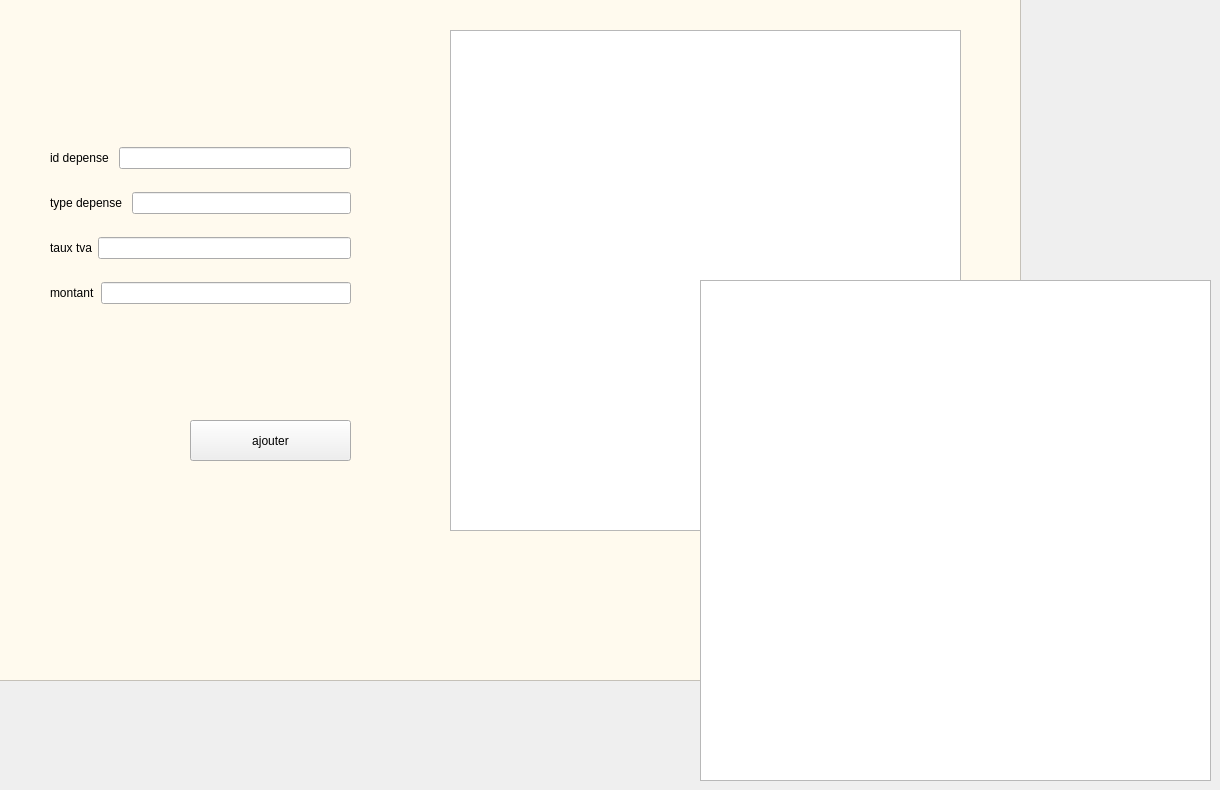
     <widget class="QWidget" name="tab_5">
      <attribute name="title">
       <string>ajouter depense</string>
      </attribute>
      <widget class="QPushButton" name="pushButton_ajou_dep">
       <property name="geometry">
        <rect>
         <x>190</x>
         <y>420</y>
         <width>161</width>
         <height>41</height>
        </rect>
       </property>
       <property name="styleSheet">
        <string notr="true">font: 75 11pt &quot;MS Shell Dlg 2&quot;;
border-image: url(:/new/add.png);</string>
       </property>
       <property name="text">
        <string>ajouter</string>
       </property>
      </widget>
      <widget class="QGraphicsView" name="graphicsView_4">
       <property name="geometry">
        <rect>
         <x>-10</x>
         <y>-50</y>
         <width>1031</width>
         <height>731</height>
        </rect>
       </property>
       <property name="styleSheet">
        <string notr="true">
background-color: rgb(255, 250, 238);</string>
       </property>
      </widget>
      <widget class="QGraphicsView" name="graphicsView_3">
       <property name="geometry">
        <rect>
         <x>450</x>
         <y>30</y>
         <width>511</width>
         <height>501</height>
        </rect>
       </property>
       <property name="styleSheet">
        <string notr="true">border-image: url(:/new/logo.png);</string>
       </property>
      </widget>
      <widget class="QGraphicsView" name="graphicsView_19">
       <property name="geometry">
        <rect>
         <x>700</x>
         <y>280</y>
         <width>511</width>
         <height>501</height>
        </rect>
       </property>
       <property name="styleSheet">
        <string notr="true">border-image: url(:/new/logo.png);</string>
       </property>
      </widget>
      <widget class="QWidget" name="layoutWidget">
       <property name="geometry">
        <rect>
         <x>50</x>
         <y>130</y>
         <width>301</width>
         <height>191</height>
        </rect>
       </property>
       <layout class="QVBoxLayout" name="verticalLayout">
        <item>
         <layout class="QHBoxLayout" name="horizontalLayout">
          <item>
           <widget class="QLabel" name="label">
            <property name="text">
             <string>id depense </string>
            </property>
           </widget>
          </item>
          <item>
           <widget class="QLineEdit" name="lineEdit_ajout_id_dep"/>
          </item>
         </layout>
        </item>
        <item>
         <layout class="QHBoxLayout" name="horizontalLayout_2">
          <item>
           <widget class="QLabel" name="label_2">
            <property name="text">
             <string>type depense </string>
            </property>
           </widget>
          </item>
          <item>
           <widget class="QLineEdit" name="lineEdit_ajout_type_dep"/>
          </item>
         </layout>
        </item>
        <item>
         <layout class="QHBoxLayout" name="horizontalLayout_3">
          <item>
           <widget class="QLabel" name="label_3">
            <property name="text">
             <string>taux tva</string>
            </property>
           </widget>
          </item>
          <item>
           <widget class="QLineEdit" name="lineEdit_ajout_tva"/>
          </item>
         </layout>
        </item>
        <item>
         <layout class="QHBoxLayout" name="horizontalLayout_4">
          <item>
           <widget class="QLabel" name="label_4">
            <property name="text">
             <string>montant</string>
            </property>
           </widget>
          </item>
          <item>
           <widget class="QLineEdit" name="lineEdit_ajout_montant_dep"/>
          </item>
         </layout>
        </item>
       </layout>
      </widget>
      <zorder>graphicsView_4</zorder>
      <zorder>layoutWidget</zorder>
      <zorder>pushButton_ajou_dep</zorder>
      <zorder>graphicsView_3</zorder>
      <zorder>graphicsView_19</zorder>
     </widget>
